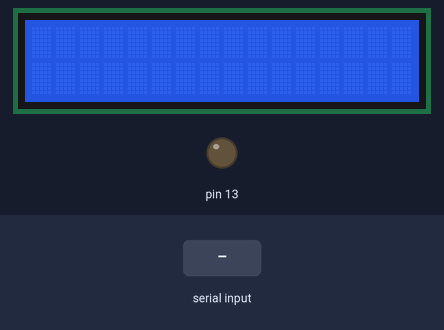
A sketch run on a simulated Arduino Uno, built with avr-gcc and run on an emulated ATmega328P. On the bench: 16×2 character LCD, output pins drawn as LEDs (lit = HIGH). The inputs (shaded band) are chosen by the test bench.

Above: at 1.3 s.
1.4 s: "1" received over Serial
At 3.6 s:
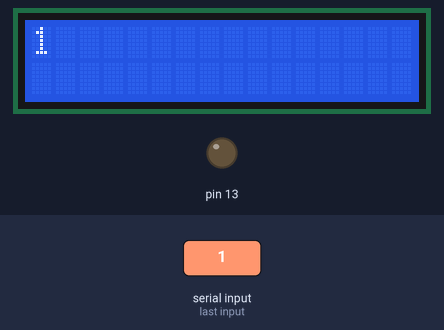
3.9 s: "0" received over Serial
At 5.5 s:
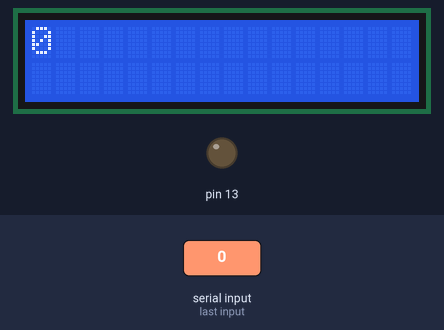
6.4 s: "2" received over Serial
At 8.6 s:
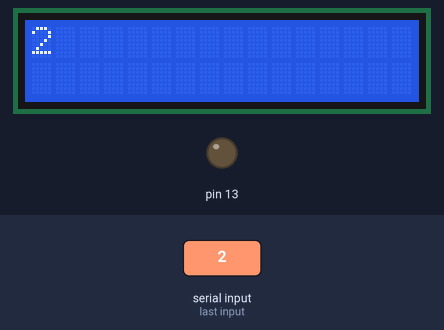
Timing chart, 0 to 10.1 s (numbered marks = the images above; inputs shaded):
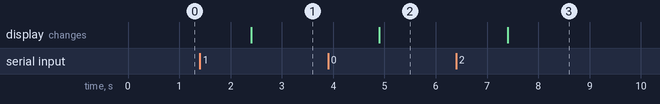

Measured:
- after the input at 1.4 s, the display: changes after 1.0 s (image 1)
- after the input at 3.9 s, the display: changes after 1.0 s (image 2)
- after the input at 6.4 s, the display: changes after 1.0 s (image 3)

The sketch:

Bluetooth_lcd.ino
```cpp
#include <Wire.h>
#include <LiquidCrystal_I2C.h>
LiquidCrystal_I2C lcd(0x27, 16, 2);
String S;

void setup()  {
Serial.begin(9600); //To start serial communication  at a rate of 9600 bits per second.
pinMode(13,  OUTPUT);
lcd.begin(16,2);
lcd.init();
lcd.backlight();
}


void loop() {
  if(Serial.available()){
    S = Serial.readString();
    S.trim();

    lcd.setCursor(0,0);
    lcd.print(S);
  }
}
```
